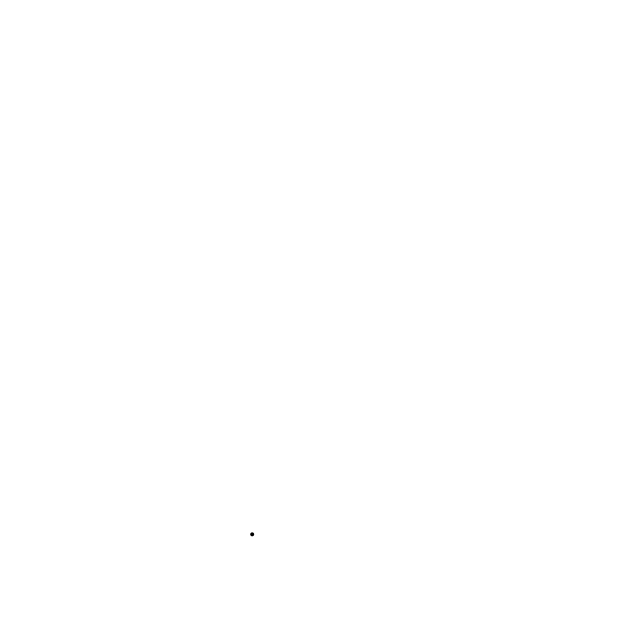
Frame 1 (no input)
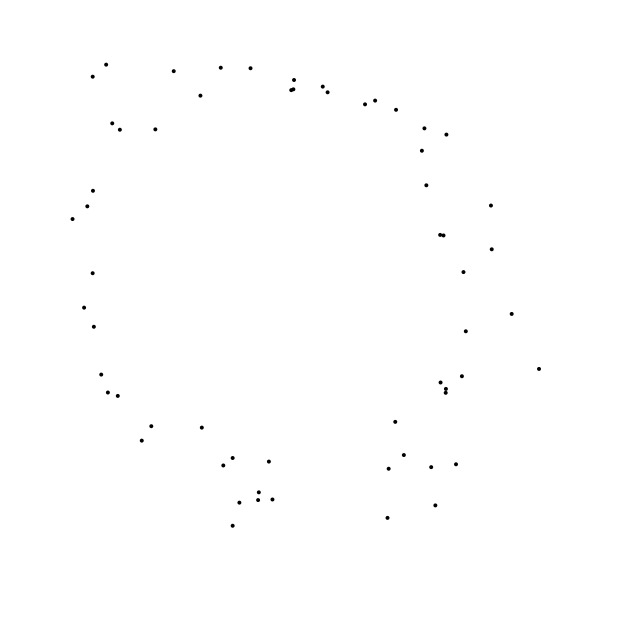
Frame 60 (the mouse pressed at the canvas centre just before this capture)
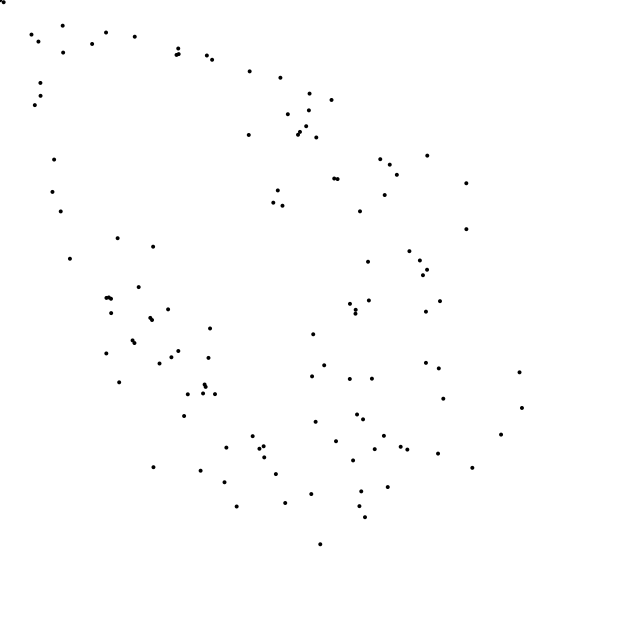
Frame 120 (the mouse held since frame 60 and released just before this capture)

The Processing sketch that drew these frames (run headless with seeded random() and noise(); from frame 60 on, the mouse is pressed at the canvas centre):

// Processing sketch: collision_structures
// ── collision_structures.pde
class P {
  PVector p, v;
  float r = 2;
  int birth;
  
  P() {
    p = PVector.random2D();
    p.mult(sqrt(width * width + height * height) / 4);
    p.add(width/2, height/2);
    v = PVector.sub(new PVector(mouseX, mouseY), p);
    v.normalize();
    v.mult(2);
    birth = millis();
  }
  
  void update() {
    p.add(v);
  }
  
  void draw() {
    fill(0);
    noStroke();
    ellipse(p.x, p.y, r * 2, r * 2);
  }
}

ArrayList<P> ps = new ArrayList<P>();

void setup() {
  size(640, 640);
  ellipseMode(CENTER);
}

void update() {
  
  if (random(1) < 1) {
    ps.add(new P());
  }
  
  ArrayList<P> toRemove = new ArrayList<P>();
  
  for (P p: ps) {
    if (millis() - p.birth > 10000) {
      toRemove.add(p);
    }
  }
  
  for (P p: toRemove) {
    ps.remove(p);
  }
  
  for (P p: ps) {
    p.update();
  }
  
  for (int i = 0; i < ps.size(); i++) {
    for (int j = i + 1; j < ps.size(); j++) {
      P a = ps.get(i);
      P b = ps.get(j);
      if (a.p.dist(b.p) < a.r + b.r) {
        PVector av = a.v.copy();
        a.v.add(b.v);
        a.v.div(2);
        b.v.add(av);
        b.v.div(2);
        
        
        //PVector delta = b.p.copy();
        //delta.sub(a.p);
        //float d = delta.mag();
        //delta.normalize();
        //delta.mult(0.1);
        //a.v.sub(delta);
        //b.v.add(delta);
        
      }
    }
  }
}

void draw() {
  update();
  background(255);
  for (P p: ps) {
    p.draw();
  }
}
